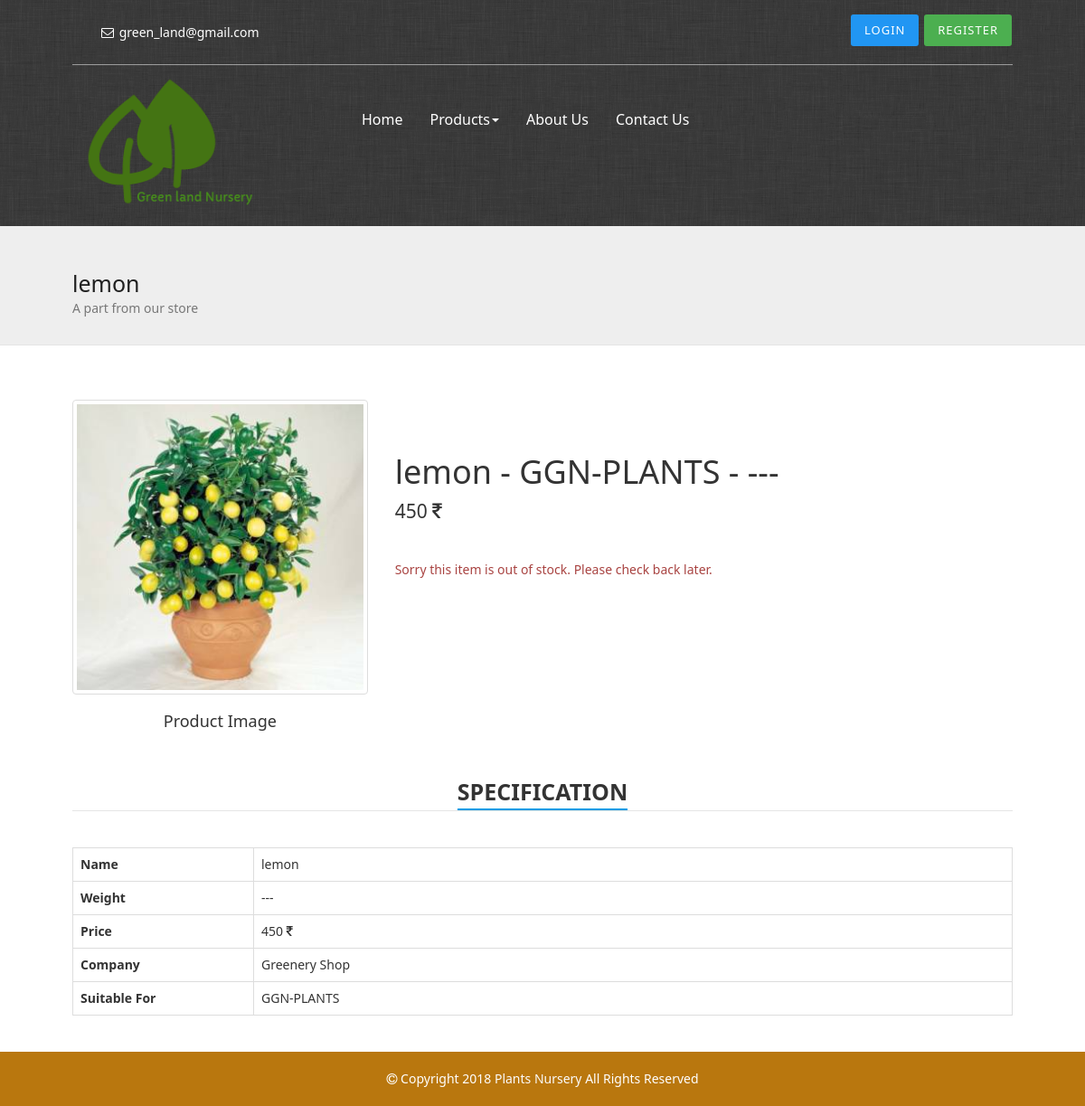
Screenshot of /part.php?id=1 with the database file from the repository.
### tables this page shows
CREATE TABLE IF NOT EXISTS `parts` (
  `id` int(11) NOT NULL AUTO_INCREMENT,
  `name` varchar(255) NOT NULL,
  `image` varchar(50) NOT NULL,
  `size` varchar(50) NOT NULL,
  `price` float NOT NULL,
  `company` varchar(30) NOT NULL,
  `suitable_for` varchar(50) NOT NULL,
  `stock` int(11) NOT NULL,
  PRIMARY KEY (`id`)
);

### part.php (the view, shortened to what this page needs)
<!DOCTYPE html>
<html lang="en">
<head>
	<?php include 'include/head.php'; ?>
</head>
<body>
	<?php include 'include/navbar.php'; ?>
	<header class="nav-bg">
	</header>
	<?php
		if (isset($_GET['id']))
		{
			$id = $_GET['id'];
		}
		else
		{
			echo '
			<script type="text/javascript">
				location.href="parts.php";
			</script>
			';
		}
		require('php/connect.php');
		$part_info_str = "SELECT * FROM `parts` WHERE id=".$id;
		$part_info_que = mysqli_query($conn,$part_info_str);
		$part_info_row = mysqli_fetch_array($part_info_que);
	?>
	<div class="pageheader">
		<div class="container">
			<div class="row">
				<div class="col-xs-12">
					<h2><?php echo $part_info_row['name']; ?></h2>
					<span>A part from our store</span>
				</div>
			</div>
		</div>
	</div>
	<div class="container part-container">
		<div class="row">
			<div class="col-xs-4">
			<img class="thumbnail" src="<?php echo $part_info_row['image']; ?>" >
				<h4 class="product-image-title">Product Image</h4>
			</div>
			<div class="col-xs-8 part-desc">
			<h1 class="product-title"><?php echo $part_info_row['name']; ?> - <?php echo $part_info_row['suitable_for']; ?> - <?php echo $part_info_row['size']; ?></h1>
			<p class="lead"><?php echo $part_info_row['price']; ?> <i class="fa fa-inr"></i></p>
				<br>
				<?php
				$stock = $part_info_row['stock'];
				if (isset($_SESSION['cust_id']) && $stock > 0) {
					echo '
					<form class="form-inline" action="php/cart.php" method="post">
						<div class="form-group">
							<label>Quantity :</label>
							<input type="hidden" name="id" value="'.$part_info_row['id'].'">
							<input type="number" value="1" name="qty" autocomplete="off" min="1" class="form-control" style="width:70px;">
						</div>
						<button type="submit" name="addPart" class="btn btn-primary"><i class="fa fa-cart-plus fa-lg fa-fw"></i> Add To Cart</button>
					</form>
					';
				}
				else if ($stock <= 0) {
					echo '<span class="text-danger">Sorry this item is out of stock. Please check back later.</span>';
				}
				else {
					echo 'Please <a href="login.php">login</a> to buy this item';
				}
				?>
			</div>
		</div>
		<div class="row">
			<div class="col-xs-12">
				<legend class="text-center"><span>SPECIFICATION</span></legend>
				<table class="table table-bordered">
					<tr>
						<td width="200px"><b>Name</b></td>
						<td><?php echo $part_info_row['name']; ?></td>
					</tr>
					<tr>
						<td><b>Weight</b></td>
						<td><?php echo $part_info_row['size']; ?></td>
					</tr>
					<tr>
						<td><b>Price</b></td>
						<td><?php echo $part_info_row['price']; ?> <i class="fa fa-inr"></i></td>
					</tr>
					<tr>
						<td><b>Company</b></td>
						<td><?php echo $part_info_row['company']; ?></td>
					</tr>
					<tr>
						<td><b>Suitable For</b></td>
						<td><?php echo $part_info_row['suitable_for']; ?></td>
					</tr>
				</table>
			</div>
		</div>
	</div>
	<?php include 'include/footer.php'; ?>
</body>
</html>

### css/main.css (style rules this page uses)
.container, .container-fluid { width: 1070px !important; }
.pageheader { background: #eee; padding: 30px 0; margin-bottom: 60px; border-bottom: 1px solid #e5e5e5; }
.pageheader h2 { font-size: 25px; color: #202020; margin-bottom: 3px; }
.pageheader span { color: #777; }
legend { font-size: 25px; font-weight: 600; margin: 40px 0; }
legend>span { border-bottom: 2px solid #009BE4; display: inline-block; }
.nav-bg { background-color: #64B5F6; background-image: url(../images/bg.png); min-height: 250px; color: #FFF; }
.part-container { margin-top:40px; min-height: 410px; }
.part-container img.thumbnail { max-width: 350px; width: 100%; }
.part-container .product-image-title { margin-top: 0px; text-align: center; }
.part-container .product-title { margin-top: 0px; font-weight: 300; }
.part-container .part-desc { margin-top: 60px; }

### rows the page displays
parts: name "lemon", image (picture), suitable_for "GGN-PLANTS", size "---", price "450", company "Greenery Shop"
